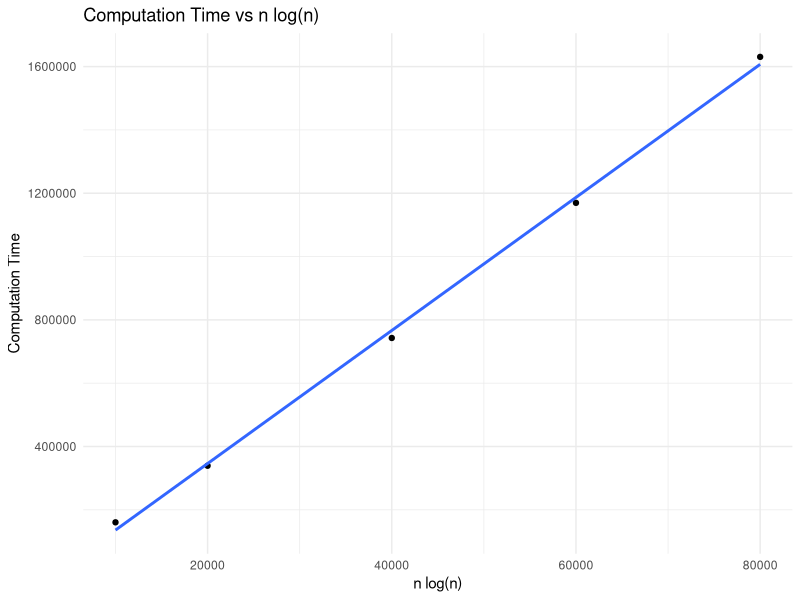

Reproduce this figure in R.
## ---- chunk 1
set.seed(12345)
m<- 1e5
u<-runif(m)
x <- seq(.1, .9, length = 9)
cdf <- numeric(length(x))
for (i in 1:length(x)) {
cdf[i] <- mean(30*x[i]*(u * x[i])^2*(1-u * x[i])^2)
}
phi = pbeta(x,shape1=3,shape2=3)
print(round(rbind(x,cdf,phi),4))
## ---- chunk 2
n <- 10000
sigma <- 1
rayleigh_sample <- function(n, sigma) {
  u <- runif(n / 2)
  x <- sigma * sqrt(-2 * log(u))  
  x_an <- sigma * sqrt(-2 * log(1 - u)) 
 
}
vr<- function(n, sigma) {
  x1 <- rayleigh_sample(n, sigma)
  x2 <- rayleigh_sample(n, sigma)
  independent_mean <- (x1 + x2) / 2
  vi <- var(independent_mean)
  x_antithetic <- (x1 + rev(x1)) / 2
  va <- var(x_antithetic)
  percent_reduction <- 100 * (vi - va) / va
  return(percent_reduction)
}

result <- vr(n, sigma)
print(result)
## ---- chunk 3
g <- function(x) { (x^2 / sqrt(2 * pi)) * exp(-x^2 / 2)}
f1 <- function(x) {dexp(x - 1, rate = 1)  }
f2 <- function(x) { dnorm(x, mean = 2, sd = 1)}
sample_f1 <- function(n) { rexp(n, rate = 1) + 1  }
sample_f2 <- function(n) {rnorm(n, mean = 2, sd = 1)  }
importance_sampling <- function(n, f_sample, f_density, g) {
  x <- f_sample(n) 
  weights <- g(x) / f_density(x)  
  estimate <- mean(weights) 
  return(estimate)
}
n <- 10000
estimate_f1 <- importance_sampling(n, sample_f1, f1, g)
estimate_f2 <- importance_sampling(n, sample_f2, f2, g)
cat("Estimate using f1: (shifted exponential)", estimate_f1, "\n")
cat("Estimate using f2 (normal distribution):", estimate_f2, "\n")
variance_comparison <- function(n, f_sample, f_density, g) {
  x <- f_sample(n)
  weights <- g(x) / f_density(x)
  var(weights)  
}

# 比较方差
var_f1 <- variance_comparison(n, sample_f1, f1, g)
var_f2 <- variance_comparison(n, sample_f2, f2, g)
cat("Variance using f1 (shifted exponential) :", var_f1, "\n")
cat("Variance using f2(normal distribution):", var_f2, "\n")
## ---- chunk 4

# 定义快速排序函数
quicksort <- function(arr) {
  if (length(arr) <= 1) {
    return(list(sorted = arr, steps = 0))  # 返回排序后的数组和步数
  } else {
    pivot <- arr[floor(length(arr) / 2)]  # 选择中间元素作为基准
    left <- arr[arr < pivot]
    middle <- arr[arr == pivot]
    right <- arr[arr > pivot]
    
    # 计算步数
    steps <- length(arr)  # 每次比较都算一步
    left_result <- quicksort(left)
    right_result <- quicksort(right)
    
    # 返回排序结果和总步数
    return(list(sorted = c(left_result$sorted, middle, right_result$sorted), 
                steps = steps + left_result$steps + right_result$steps))
  }
}

# 定义n_values
n_values <- c(1e4, 2e4, 4e4, 6e4, 8e4)

# 记录每个数组的步数
steps_record <- numeric(length(n_values))

# 对每个n值进行处理
for (i in seq_along(n_values)) {
  n <- n_values[i]
  random_array <- runif(n)  # 生成大小为n的随机数组
  result <- quicksort(random_array)  # 排序并记录步数
  steps_record[i] <- result$steps  # 记录步数
}

# 输出结果
for (i in seq_along(n_values)) {
  cat(sprintf("Size: %d, Steps: %d\n", n_values[i], steps_record[i]))
}

result1<-data.frame(n_values,steps_record)
library(ggplot2)
ggplot(result1, aes(x = n_values, y = steps_record)) +
  geom_point() +  # 绘制散点图
  geom_smooth(method = "lm", se = FALSE) +  # 添加回归线
  labs(x = "n log(n)", y = "Computation Time", 
       title = "Computation Time vs n log(n)") +
  theme_minimal()
